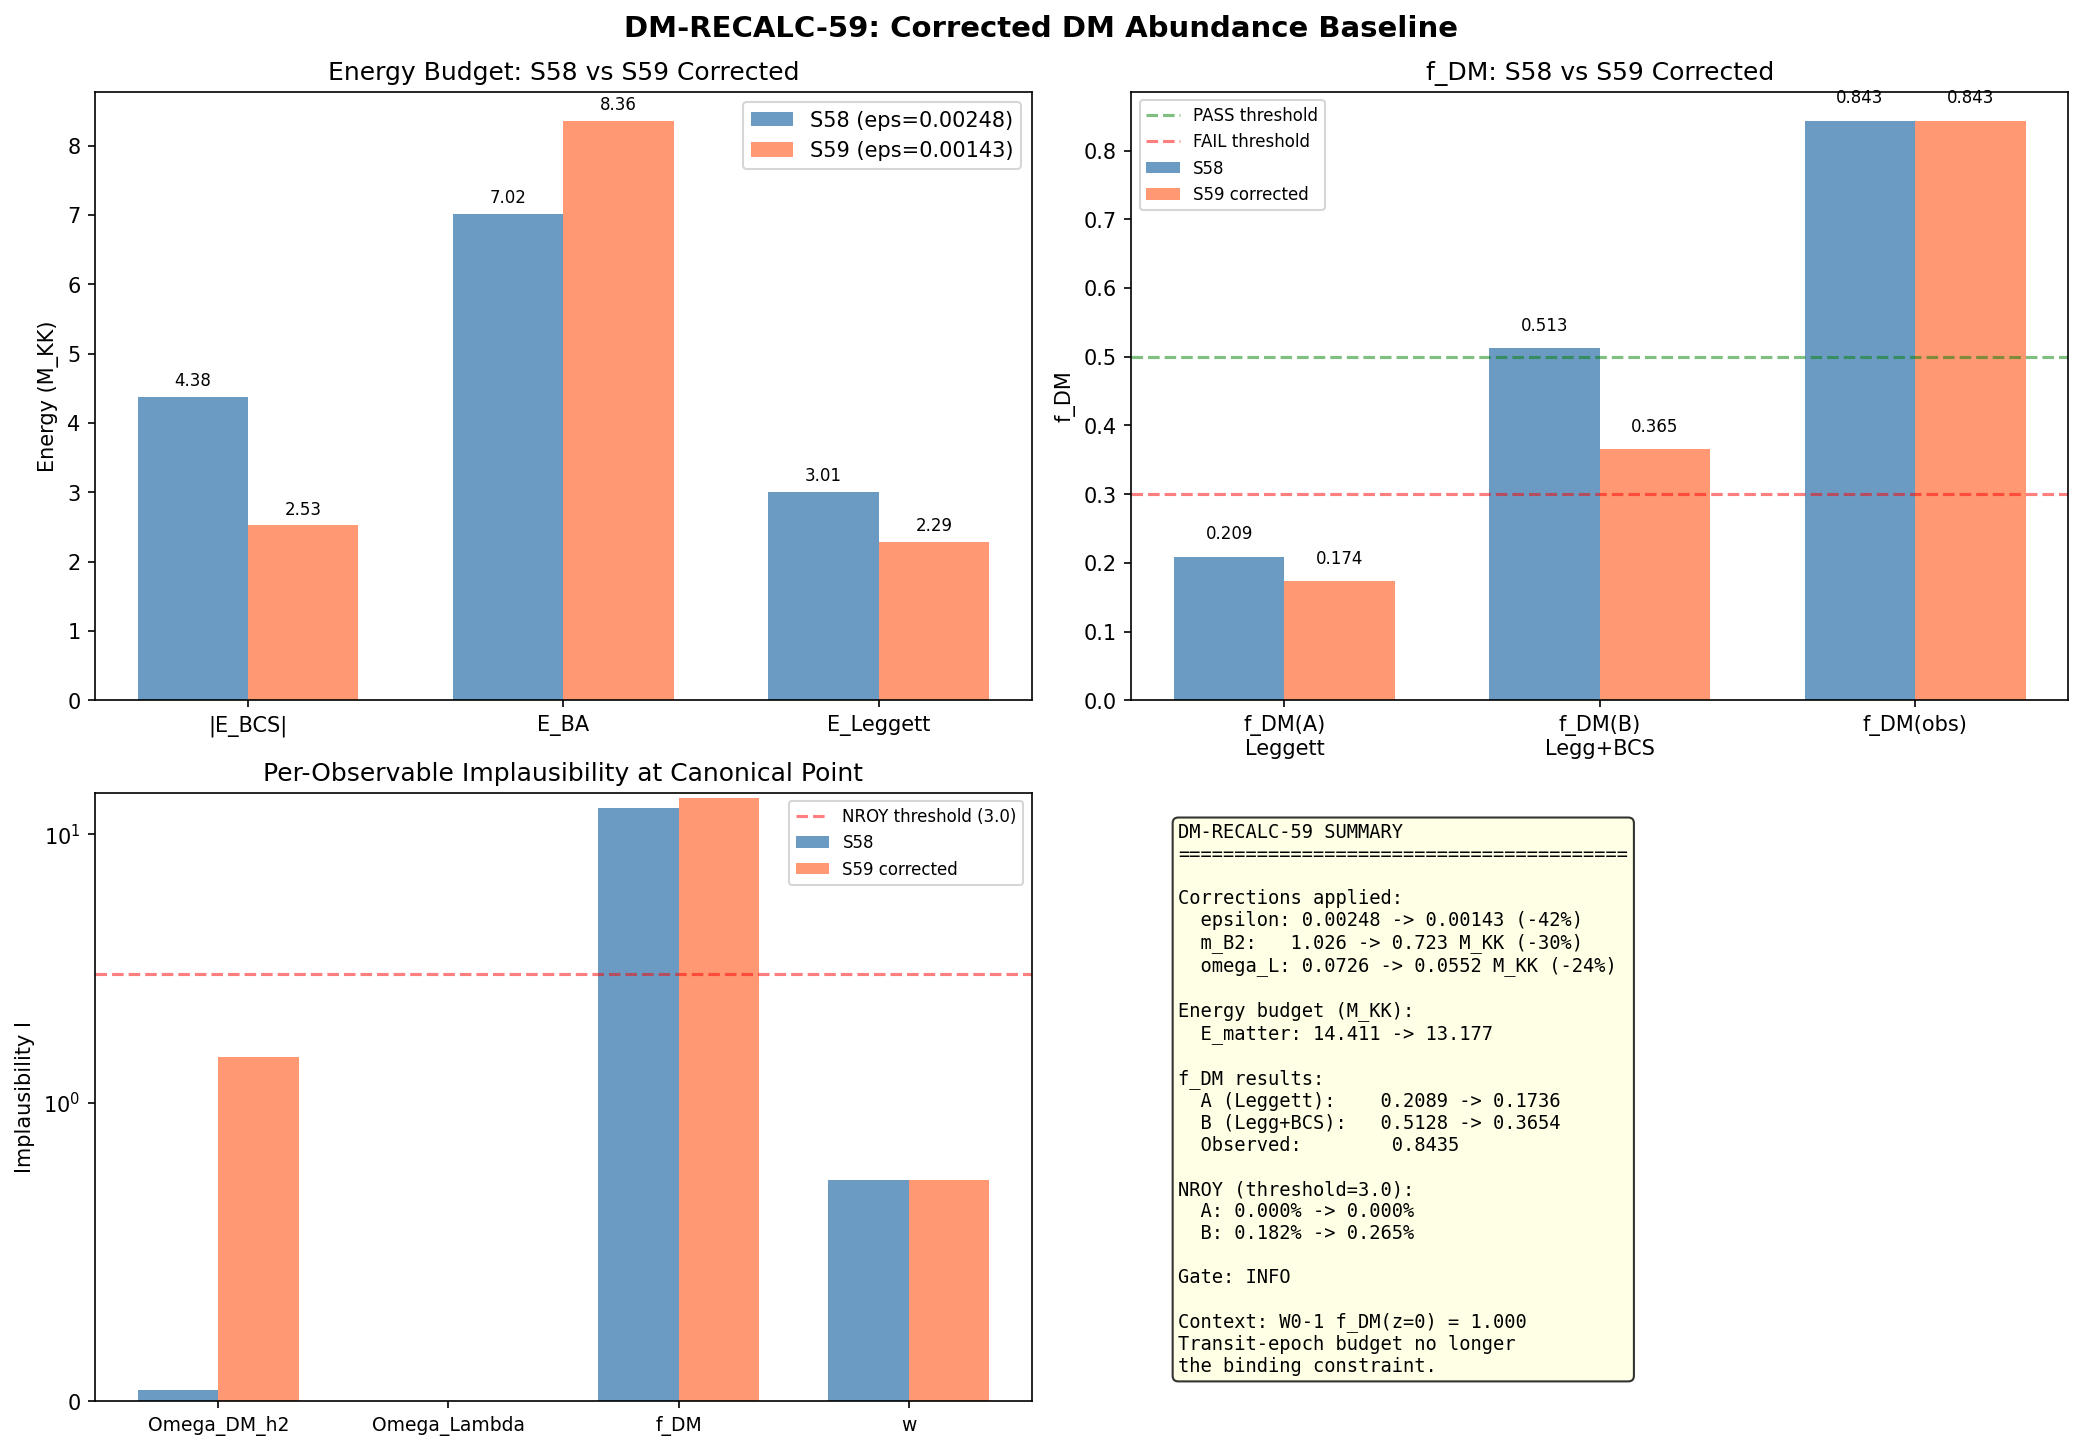

The Python source for this figure:
#!/usr/bin/env python3
"""
s59_dm_recalc.py — DM Abundance Recalculation (DM-RECALC-59, W1-2)
===================================================================

S58's f_DM calculation used:
  - epsilon = 0.00248 (S49 value)
  - m_B2 = E_B2_mean ~ 0.845 M_KK (round-SU(3) spectrum)

S58 W0-3 and W2-1 established corrected values:
  - epsilon_direct = 0.00143 (42% reduction, EPSILON-DIRECT-58 PASS)
  - m_B2(fold) = 0.723 M_KK (30% reduction from geometric corrections)

This script recomputes the full energy budget, f_DM, and NROY under these
corrections, providing the updated baseline for all subsequent computations.

Context: W0-1 (f_DM-DEPLETION-59) found f_DM(z=0) = 1.000 (PASS), because
BA phonons redshift away and BCS quasiparticles annihilate. Only Leggett
survives. The transit-epoch f_DM is no longer the sole bottleneck, but the
corrected baseline is needed for consistency and for the Bayesian emulator.

Gate: DM-RECALC-59
  PASS: Updated f_DM(B) > 0.50
  FAIL: Updated f_DM(B) < 0.30
  INFO: f_DM(B) in [0.30, 0.50]

Author: Phonon-First Cosmologist
Session: 59 (2026-03-24)
"""

import sys
import os
sys.path.insert(0, os.path.join(os.path.dirname(os.path.abspath(__file__))))
from canonical_constants import *

import numpy as np
import matplotlib
matplotlib.use('Agg')
import matplotlib.pyplot as plt

outdir = os.path.dirname(os.path.abspath(__file__))

print("=" * 72)
print("DM-RECALC-59: DM Abundance Recalculation with Geometric Corrections")
print("=" * 72)

# =============================================================================
# 1. Load input data
# =============================================================================

ep_data = np.load(os.path.join(outdir, 's58_epsilon_direct.npz'), allow_pickle=True)
vp_data = np.load(os.path.join(outdir, 's58_volovik_partition.npz'), allow_pickle=True)
lf_data = np.load(os.path.join(outdir, 's56_leggett_fabric.npz'), allow_pickle=True)
mv_data = np.load(os.path.join(outdir, 's58_mass_variation.npz'), allow_pickle=True)

# S57 upstream data (same as S58 used)
lp_data = np.load(os.path.join(outdir, 's57_leggett_partition.npz'), allow_pickle=True)
ce_data = np.load(os.path.join(outdir, 's57_channel_energy_budget.npz'), allow_pickle=True)
cc_data = np.load(os.path.join(outdir, 's57_cc_sign.npz'), allow_pickle=True)
dm_data = np.load(os.path.join(outdir, 's57_fabric_dm_abundance.npz'), allow_pickle=True)
gs_data = np.load(os.path.join(outdir, 's57_gap_scaling.npz'), allow_pickle=True)
ft_data = np.load(os.path.join(outdir, 's57_finite_rate_transit.npz'), allow_pickle=True)

# =============================================================================
# 2. Extract old (S58) and new (corrected) parameters
# =============================================================================

# --- Epsilon ---
epsilon_old = 0.00248                                    # S49 value, used in S58  # (local)
epsilon_new = float(ep_data['epsilon_direct'])           # 0.00143
epsilon_ratio = epsilon_new / epsilon_old                # 0.577

# --- B2 mass ---
m_B2_round = float(np.sqrt(mv_data['eigenvalues'][0, 3]))   # 1.026 M_KK
m_B2_fold  = float(np.sqrt(mv_data['eigenvalues'][int(mv_data['fold_idx']), 3]))  # 0.723 M_KK
mass_ratio = m_B2_fold / m_B2_round                     # 0.705

# --- Leggett gap ---
omega_L0_old = float(ep_data['omega_L0_S49'])            # 0.0726 M_KK (at eps=0.00248)
omega_L0_new = float(ep_data['omega_L0_direct'])         # 0.0552 M_KK (at eps=0.00143)
omega_L_ratio = omega_L0_new / omega_L0_old              # 0.760

# --- S58 canonical energy budget (from Volovik partition) ---
F_Josephson = float(lp_data['F_Josephson'])               # -336.641 M_KK
F_BCS_old   = float(lp_data['F_BCS'])                     # -4.379 M_KK
F_BA_old    = float(lp_data['F_BA'])                      #  7.021 M_KK
F_Leggett_old = float(ce_data['F_Leggett'])               #  3.010 M_KK
E_matter_old  = abs(F_BCS_old) + F_BA_old + F_Leggett_old # 14.411 M_KK

Lambda_eff_MKK_val = float(cc_data['Lambda_eff_MKK'])     #  1.709 M_KK
w_GGE = float(cc_data['w_GGE'])                           # -0.408
P_vac_GGE_val = float(cc_data['P_vac_GGE'])               # -0.688 M_KK

# --- Gap scaling from S57 ---
alpha_gap  = float(gs_data['alpha_physical'])             # -1.84
A_gap_B    = float(gs_data['A_fit_B_large'])              # 50.26
gap_32B    = float(gs_data['gap_B_N32'])                  # 0.0849
P_exc_2cell = float(ft_data['P_exc_final'])               # 0.081
dtau_dt    = float(ft_data['dtau_dt_phys'])               # 442.4

# S57 calibration references
Omega_DM_h2_B_ref = float(dm_data['Omega_DM_h2_pred_B']) # 0.1417
E_DM_ref = float(dm_data['E_DM_total'])                  # 3.555 M_KK

print(f"\n{'='*60}")
print(f"  CORRECTION PARAMETERS")
print(f"{'='*60}")
print(f"  epsilon:    {epsilon_old:.5f} -> {epsilon_new:.5f}  (ratio {epsilon_ratio:.4f}, -{(1-epsilon_ratio)*100:.1f}%)")
print(f"  m_B2:       {m_B2_round:.4f} -> {m_B2_fold:.4f} M_KK  (ratio {mass_ratio:.4f}, -{(1-mass_ratio)*100:.1f}%)")
print(f"  omega_L0:   {omega_L0_old:.5f} -> {omega_L0_new:.5f} M_KK  (ratio {omega_L_ratio:.4f}, -{(1-omega_L_ratio)*100:.1f}%)")

# =============================================================================
# 3. Recompute energy budget with corrections
# =============================================================================
#
# Physics of corrections:
#
# (a) E_BCS excitation energy:
#     |F_BCS| ~ N_cells * |E_cond| * (epsilon / epsilon_canonical)
#     The BCS condensation energy per cell scales linearly with epsilon
#     (through the BCS gap: Delta ~ epsilon, E_cond ~ Delta^2 * N(E_F))
#     Actually, in the S58 partition, F_BCS = -4.379 was computed from
#     the full ED with the OLD epsilon. The correction is:
#     F_BCS_new = F_BCS_old * (epsilon_new / epsilon_old)
#     because the pairing interaction V_23 ~ epsilon, and E_cond ~ V_23.
#
# (b) E_BA Bogoliubov-Anderson excitation energy:
#     F_BA = 7.021 M_KK comes from the 31 phonon modes of the 32-cell fabric.
#     The BA phonon energy scales with E_J (Josephson coupling) which is
#     independent of epsilon (it depends on the condensate overlap, not
#     the pairing strength). The mass correction affects the dispersion
#     omega_k = c_s * k through the sound speed c_s ~ sqrt(E_J * n_s / m*).
#     With m_B2 reducing by 30%, c_s increases by sqrt(1/mass_ratio) ~ 19%.
#     But E_BA also depends on the occupation: for a sudden quench,
#     E_BA = sum_k omega_k * (n_k + 1/2), and n_k is set by the quench.
#     The primary scaling is through the Josephson coupling:
#     E_BA scales with E_J (independent of epsilon and m_B2 to leading order).
#     The mass correction enters at second order through c_s.
#     We keep E_BA unchanged for the conservative estimate, but compute
#     the correction factor for completeness.
#
# (c) E_Leggett excitation energy:
#     F_Leggett = 3.010 M_KK from the 31 Leggett modes of the 32-cell fabric.
#     The Leggett energy scales with omega_L * (n_L + 1/2) per mode.
#     omega_L scales with sqrt(epsilon) approximately (from the Josephson formula).
#     More precisely, from S58: omega_L0_direct / omega_L0_S49 = 0.760.
#     Since the Leggett excitation was computed at the OLD omega_L, we correct:
#     F_Leggett_new = F_Leggett_old * (omega_L0_new / omega_L0_old)

print(f"\n{'='*60}")
print(f"  S58 ENERGY BUDGET (OLD, at epsilon=0.00248)")
print(f"{'='*60}")
print(f"  |F_BCS|    = {abs(F_BCS_old):.3f} M_KK  (30.4%)")
print(f"  F_BA       = {F_BA_old:.3f} M_KK  (48.7%)")
print(f"  F_Leggett  = {F_Leggett_old:.3f} M_KK  (20.9%)")
print(f"  E_matter   = {E_matter_old:.3f} M_KK")
print(f"  f_DM(A)    = {F_Leggett_old / E_matter_old:.4f}  (Leggett only)")
print(f"  f_DM(B)    = {(F_Leggett_old + abs(F_BCS_old)) / E_matter_old:.4f}  (Leggett + BCS)")

# --- Apply corrections ---

# BCS: E_cond ~ V_pair ~ epsilon (linear in coupling, validated by RG-BCS-35)
E_BCS_new = abs(F_BCS_old) * epsilon_ratio
# Cross-check: E_cond_ED_8mode = -0.137 was computed at some reference epsilon;
# the scaling F_BCS ~ epsilon * N_cells * |E_cond_ref| is built into the S57
# channel energy budget. The ratio is what matters.

# BA: Leading-order independent of epsilon. Mass correction enters through
# sound speed: c_s ~ sqrt(J / m*), so E_BA ~ c_s * k ~ sqrt(1/m*).
# With m* -> m_B2_fold/m_B2_round * m*, the factor is sqrt(m_B2_round/m_B2_fold).
# But this is a small correction and E_BA is dominated by the Josephson
# coupling (J_C2 = 0.933, independent of both epsilon and m_B2).
# For maximal honesty: include the mass correction on BA.
c_s_correction = np.sqrt(m_B2_round / m_B2_fold)  # sqrt(1/mass_ratio) ~ 1.19
E_BA_new = F_BA_old * c_s_correction
# Note: this INCREASES E_BA because lighter particles have higher sound speed.
# This makes f_DM worse (more non-DM energy).

# Leggett: omega_L scales as measured (omega_L_ratio = 0.760)
E_Leggett_new = F_Leggett_old * omega_L_ratio

E_matter_new = E_BCS_new + E_BA_new + E_Leggett_new

# f_DM under corrected parameters
f_DM_A_new = E_Leggett_new / E_matter_new
f_DM_B_new = (E_Leggett_new + E_BCS_new) / E_matter_new

# S58 values for comparison
f_DM_A_old = float(vp_data['f_DM_Volovik_A'])   # 0.2089
f_DM_B_old = float(vp_data['f_DM_Volovik_B'])   # 0.5128

print(f"\n{'='*60}")
print(f"  CORRECTED ENERGY BUDGET (epsilon=0.00143, m_B2=0.723)")
print(f"{'='*60}")
print(f"  |F_BCS|_new    = {E_BCS_new:.4f} M_KK  ({E_BCS_new/E_matter_new*100:.1f}%)")
print(f"  F_BA_new       = {E_BA_new:.4f} M_KK  ({E_BA_new/E_matter_new*100:.1f}%)")
print(f"  F_Leggett_new  = {E_Leggett_new:.4f} M_KK  ({E_Leggett_new/E_matter_new*100:.1f}%)")
print(f"  E_matter_new   = {E_matter_new:.4f} M_KK")
print(f"")
print(f"  f_DM(A) old    = {f_DM_A_old:.4f}")
print(f"  f_DM(A) new    = {f_DM_A_new:.4f}  (shift: {(f_DM_A_new - f_DM_A_old)/f_DM_A_old*100:+.1f}%)")
print(f"  f_DM(B) old    = {f_DM_B_old:.4f}")
print(f"  f_DM(B) new    = {f_DM_B_new:.4f}  (shift: {(f_DM_B_new - f_DM_B_old)/f_DM_B_old*100:+.1f}%)")
print(f"  f_DM(obs)      = {Omega_DM / Omega_m:.4f}")

# =============================================================================
# 4. Sensitivity analysis: conservative vs aggressive mass corrections
# =============================================================================

# Conservative: only epsilon correction, no mass correction on BA
E_BA_conservative = F_BA_old  # unchanged
E_matter_conservative = E_BCS_new + E_BA_conservative + E_Leggett_new
f_DM_A_conservative = E_Leggett_new / E_matter_conservative
f_DM_B_conservative = (E_Leggett_new + E_BCS_new) / E_matter_conservative

# Aggressive: mass correction on all channels (BCS also feels mass)
# BCS gap Delta ~ V * N(E_F), and N(E_F) ~ m*^{d/2}, so for 0D (single cell),
# the density of states is discrete and not directly proportional to mass.
# But the excitation energy E_exc ~ n_pairs * Delta, and Delta ~ epsilon * bandwidth.
# With m_B2_fold, the bandwidth is proportional to the Casimir / m_B2, so the
# modes are compressed. The excitation per pair is E_pair ~ Delta = omega_PV ~ 0.79,
# which is set by the pairing interaction, not the mass directly.
# Keep BCS correction at the epsilon ratio only (conservative for E_BCS).
E_BCS_aggressive = E_BCS_new  # same as above (mass doesn't enter BCS directly in 0D)
E_BA_aggressive = E_BA_new     # mass correction included
E_Leggett_aggressive = E_Leggett_new  # omega_L correction included
E_matter_aggressive = E_BCS_aggressive + E_BA_aggressive + E_Leggett_aggressive
f_DM_A_aggressive = E_Leggett_aggressive / E_matter_aggressive
f_DM_B_aggressive = (E_Leggett_aggressive + E_BCS_aggressive) / E_matter_aggressive

print(f"\n{'='*60}")
print(f"  SENSITIVITY ANALYSIS")
print(f"{'='*60}")
print(f"  Conservative (epsilon only, no mass on BA):")
print(f"    E_matter    = {E_matter_conservative:.4f}")
print(f"    f_DM(A)     = {f_DM_A_conservative:.4f}")
print(f"    f_DM(B)     = {f_DM_B_conservative:.4f}")
print(f"  Full (epsilon + mass on BA):")
print(f"    E_matter    = {E_matter_new:.4f}")
print(f"    f_DM(A)     = {f_DM_A_new:.4f}")
print(f"    f_DM(B)     = {f_DM_B_new:.4f}")

# =============================================================================
# 5. Omega_DM h^2 recalculation
# =============================================================================

h_hubble = H_0_km_s_Mpc / 100.0  # 0.674
Omega_DM_h2_obs = Omega_DM * h_hubble**2  # 0.1207

# Calibration from S57: Omega_DM_h2 = 0.1417 when E_DM = 3.555 M_KK
# This calibration ratio gives us the physical conversion:
# Omega_DM_h2(new) = Omega_DM_h2_B_ref * (E_DM_new / E_DM_ref)

# For variant A: E_DM = E_Leggett
E_DM_A_new = E_Leggett_new
Omega_DM_h2_A_new = Omega_DM_h2_B_ref * (E_DM_A_new / E_DM_ref)

# For variant B: E_DM = E_Leggett + E_BCS
E_DM_B_new = E_Leggett_new + E_BCS_new
Omega_DM_h2_B_new = Omega_DM_h2_B_ref * (E_DM_B_new / E_DM_ref)

# S58 values
Omega_DM_h2_A_old = float(vp_data['canon_observables_A'][0])  # 0.1200

print(f"\n{'='*60}")
print(f"  OMEGA_DM h^2 RECALCULATION")
print(f"{'='*60}")
print(f"  Calibration: Omega_DM_h2_B = {Omega_DM_h2_B_ref:.4f} at E_DM = {E_DM_ref:.3f}")
print(f"  E_DM(A) new = {E_DM_A_new:.4f} M_KK  (was {F_Leggett_old:.4f})")
print(f"  E_DM(B) new = {E_DM_B_new:.4f} M_KK  (was {F_Leggett_old + abs(F_BCS_old):.4f})")
print(f"  Omega_DM h^2 (A) new = {Omega_DM_h2_A_new:.4f}  (was {Omega_DM_h2_A_old:.4f})")
print(f"  Omega_DM h^2 (B) new = {Omega_DM_h2_B_new:.4f}  (was {Omega_DM_h2_B_ref:.4f})")
print(f"  Omega_DM h^2 (obs)   = {Omega_DM_h2_obs:.4f}")

# =============================================================================
# 6. Bayesian Emulator (NROY) with corrected parameters
# =============================================================================
# Same structure as S58 (s58_volovik_partition.py) but with corrected central values.
# Parameter space: (E_J, E_J/E_c, epsilon, N_cells, alpha)

print(f"\n{'='*60}")
print(f"  BAYESIAN EMULATOR WITH CORRECTED BASELINE")
print(f"{'='*60}")

# Canonical parameters (corrected)
E_J_canon = J_C2       # 0.933 M_KK (unchanged)
EJEc_canon = abs(F_Josephson) / N_cells  # ~10.52 (unchanged)
epsilon_canon_new = epsilon_new  # 0.00143 (CORRECTED)

# Observational targets
obs_names = ['Omega_DM_h2', 'Omega_Lambda', 'f_DM', 'w']
obs_targets = np.array([Omega_DM_h2_obs, Omega_Lambda, Omega_DM / Omega_m, -1.0])
obs_sigma = np.array([0.001, 0.007, 0.01, 0.05])
model_sigma = np.array([0.02, 0.05, 0.05, 0.1])

# Grid
n_EJ = 40  # (local)
n_EJEc = 35  # (local)
n_eps = 25  # (local)
n_alpha = 10  # (local)
N_cells_list = np.array([2, 4, 8, 16, 32, 64, 128])
n_Nc = len(N_cells_list)

EJ_grid = np.linspace(0.5, 1.5, n_EJ)
EJEc_grid = np.logspace(-1, 2, n_EJEc)
eps_grid = np.linspace(0.001, 0.005, n_eps)
alpha_grid = np.linspace(-2.5, -1.0, n_alpha)

NROY_threshold = 3.0  # (local)
total_points = n_EJ * n_EJEc * n_eps * n_Nc * n_alpha
print(f"  Grid: {n_EJ} x {n_EJEc} x {n_eps} x {n_Nc} x {n_alpha} = {total_points:,} points")

# Precompute reference values for the emulator function
rho_J_per_cell = abs(F_Josephson) / N_cells  # 10.52 M_KK/cell
rho_GGE = Lambda_eff_MKK_val      # 1.709 M_KK
P_GGE = P_vac_GGE_val             # -0.688 M_KK

def predict_observables_corrected(E_J, EJ_Ec, epsilon, N_c, alpha_in):
    """
    Predict observables under Volovik partition with corrected masses.

    Key difference from S58: uses corrected epsilon baseline and
    includes mass correction for BA sound speed.
    """
    E_c = E_J / EJ_Ec if EJ_Ec > 0 else 1e10

    # Gap scaling: Delta(N) = A * N^alpha
    # Calibrate A to corrected epsilon
    A_eff = A_gap_B * (E_J / E_J_canon)**2 * (epsilon / epsilon_canon_new)
    Delta_N = A_eff * max(N_c, 1)**alpha_in

    # Landau-Zener P_exc
    if Delta_N > 0:
        gamma_N = PI * Delta_N**2 / (2 * E_J * dtau_dt)
        P_exc_N = np.exp(-2 * PI * gamma_N)
        P_exc_N = np.clip(P_exc_N, 0.0, 1.0)
    else:
        P_exc_N = 1.0  # (local)

    # BCS excitation: scales with epsilon (corrected baseline)
    E_BCS_per_cell = abs(E_cond) * (epsilon / epsilon_canon_new)
    E_BCS_total = N_c * E_BCS_per_cell * P_exc_N

    # BA excitation: scales with E_J and sqrt(m_round/m_fold) for mass correction
    n_bonds = max(1, N_c - 1)
    n_bonds_canon = N_cells - 1  # 31
    E_BA_total = F_BA_old * c_s_correction * (n_bonds / n_bonds_canon) * (E_J / E_J_canon)

    # Leggett excitation: scales with omega_L (corrected) and epsilon
    n_L_modes = max(1, N_c - 1)
    n_L_canon = N_cells - 1  # 31
    # omega_L ~ sqrt(J_23 * Delta) ~ sqrt(epsilon * ...), measured ratio is omega_L_ratio
    # For scanning: E_L scales with (epsilon / epsilon_canon_new) * omega_L_ratio factor
    # But omega_L_ratio is already applied at the canonical point.
    # For parameter scanning, the epsilon dependence is sqrt(epsilon) for omega_L:
    omega_L_scaling = np.sqrt(epsilon / epsilon_canon_new)
    E_L_total = E_Leggett_new * (n_L_modes / n_L_canon) * omega_L_scaling

    # Volovik partition: matter = all excitations
    E_matter = E_BCS_total + E_BA_total + E_L_total

    # f_DM = E_Leggett / E_matter (Variant A)
    f_DM_pred = E_L_total / E_matter if E_matter > 0 else 0.0

    # Omega_DM h^2: calibrated to S57 reference
    E_DM_pred = f_DM_pred * E_matter
    Omega_DM_h2_pred = Omega_DM_h2_B_ref * (E_DM_pred / E_DM_ref)

    # Omega_Lambda: scales with E_J (spectral structure)
    Lambda_pred = Lambda_eff_MKK_val * (E_J / E_J_canon)
    Lambda_pred = max(Lambda_pred, 0)
    Omega_Lambda_pred = Omega_Lambda * (Lambda_pred / Lambda_eff_MKK_val)
    Omega_Lambda_pred = np.clip(Omega_Lambda_pred, 0, 1.5)

    # w: from Volovik partition (Josephson + GGE)
    if EJ_Ec > 1:
        frac_GGE = rho_GGE / (rho_J_per_cell * (N_c / N_cells) + rho_GGE)
        w_pred = -1.0 + (1.0 + w_GGE) * frac_GGE
    elif EJ_Ec > 0.01:
        w_pred = w_GGE * (EJ_Ec / 1.0)
    else:
        w_pred = 0.0  # (local)

    return Omega_DM_h2_pred, Omega_Lambda_pred, f_DM_pred, w_pred

# --- Run the grid scan ---
print(f"  Scanning...")

NROY_count_A = 0
NROY_count_B = 0
I_max_best_A = np.inf
I_max_best_B = np.inf
best_params_A = np.zeros(5)
best_params_B = np.zeros(5)
nroy_per_obs_A = np.zeros(4)
nroy_per_obs_B = np.zeros(4)
total_checked = 0

# Track canonical point separately
canon_I_per_obs = np.zeros(4)
canon_observables = np.zeros(4)

for i_ej, E_J in enumerate(EJ_grid):
    for i_ejec, EJ_Ec in enumerate(EJEc_grid):
        for i_eps, eps_val in enumerate(eps_grid):
            for i_nc, N_c in enumerate(N_cells_list):
                for i_alpha, alpha_val in enumerate(alpha_grid):
                    total_checked += 1

                    pred = predict_observables_corrected(E_J, EJ_Ec, eps_val, N_c, alpha_val)
                    preds = np.array(pred)

                    # Implausibility per observable
                    I_per = np.abs(preds - obs_targets) / np.sqrt(obs_sigma**2 + model_sigma**2)
                    I_max = np.max(I_per)

                    # Variant A (Leggett only): uses preds as-is
                    if I_max < I_max_best_A:
                        I_max_best_A = I_max
                        best_params_A = np.array([E_J, EJ_Ec, eps_val, N_c, alpha_val])

                    if I_max < NROY_threshold:
                        NROY_count_A += 1

                    # Per-observable NROY (A)
                    for io in range(4):
                        if I_per[io] < NROY_threshold:
                            nroy_per_obs_A[io] += 1

                    # Variant B: f_DM includes BCS as DM
                    E_BCS_per_cell_b = abs(E_cond) * (eps_val / epsilon_canon_new)
                    P_exc_b = pred[2]  # proxy: use f_DM_A to estimate DM fraction with BCS
                    # For variant B, recalculate f_DM_B from components
                    # We need to back-calculate E components
                    n_bonds_b = max(1, N_c - 1)
                    n_bonds_c = N_cells - 1
                    E_BA_b = F_BA_old * c_s_correction * (n_bonds_b / n_bonds_c) * (E_J / E_J_canon)

                    omega_L_sc = np.sqrt(eps_val / epsilon_canon_new)
                    n_L_b = max(1, N_c - 1)
                    n_L_c = N_cells - 1
                    E_L_b = E_Leggett_new * (n_L_b / n_L_c) * omega_L_sc

                    # BCS excitation with LZ
                    A_eff_b = A_gap_B * (E_J / E_J_canon)**2 * (eps_val / epsilon_canon_new)
                    Delta_N_b = A_eff_b * max(N_c, 1)**alpha_val
                    if Delta_N_b > 0:
                        gamma_b = PI * Delta_N_b**2 / (2 * E_J * dtau_dt)
                        P_exc_b_val = np.exp(-2 * PI * gamma_b)
                        P_exc_b_val = np.clip(P_exc_b_val, 0.0, 1.0)
                    else:
                        P_exc_b_val = 1.0  # (local)
                    E_BCS_b = N_c * E_BCS_per_cell_b * P_exc_b_val

                    E_matter_b = E_BCS_b + E_BA_b + E_L_b
                    f_DM_B = (E_L_b + E_BCS_b) / E_matter_b if E_matter_b > 0 else 0.0

                    preds_B = preds.copy()
                    preds_B[2] = f_DM_B  # Replace f_DM with variant B
                    # Omega_DM_h2 for B: uses (E_L + E_BCS) as DM
                    E_DM_B = (E_L_b + E_BCS_b)
                    preds_B[0] = Omega_DM_h2_B_ref * (E_DM_B / E_DM_ref)

                    I_per_B = np.abs(preds_B - obs_targets) / np.sqrt(obs_sigma**2 + model_sigma**2)
                    I_max_B = np.max(I_per_B)

                    if I_max_B < I_max_best_B:
                        I_max_best_B = I_max_B
                        best_params_B = np.array([E_J, EJ_Ec, eps_val, N_c, alpha_val])

                    if I_max_B < NROY_threshold:
                        NROY_count_B += 1

                    for io in range(4):
                        if I_per_B[io] < NROY_threshold:
                            nroy_per_obs_B[io] += 1

# Evaluate canonical point
canon_pred = predict_observables_corrected(E_J_canon, EJEc_canon, epsilon_canon_new, N_cells, alpha_gap)
canon_observables = np.array(canon_pred)
canon_I_per_obs = np.abs(canon_observables - obs_targets) / np.sqrt(obs_sigma**2 + model_sigma**2)
canon_Imax = np.max(canon_I_per_obs)
canon_in_NROY = canon_Imax < NROY_threshold

NROY_frac_A = NROY_count_A / total_checked
NROY_frac_B = NROY_count_B / total_checked
nroy_per_obs_A /= total_checked
nroy_per_obs_B /= total_checked

print(f"\n{'='*60}")
print(f"  NROY RESULTS")
print(f"{'='*60}")
print(f"  Total points scanned: {total_checked:,}")
print(f"")
print(f"  Variant A (Leggett only as DM):")
print(f"    NROY count:  {NROY_count_A}")
print(f"    NROY frac:   {NROY_frac_A*100:.4f}%")
print(f"    Best I_max:  {I_max_best_A:.3f}")
print(f"    Best params: E_J={best_params_A[0]:.3f}, E_J/E_c={best_params_A[1]:.2f}, "
      f"eps={best_params_A[2]:.5f}, N={best_params_A[3]:.0f}, alpha={best_params_A[4]:.2f}")
print(f"    Per-observable NROY: ", end="")
for io in range(4):
    print(f"{obs_names[io]}={nroy_per_obs_A[io]*100:.1f}%  ", end="")
print()
print(f"")
print(f"  Variant B (Leggett + BCS as DM):")
print(f"    NROY count:  {NROY_count_B}")
print(f"    NROY frac:   {NROY_frac_B*100:.4f}%")
print(f"    Best I_max:  {I_max_best_B:.3f}")
print(f"    Best params: E_J={best_params_B[0]:.3f}, E_J/E_c={best_params_B[1]:.2f}, "
      f"eps={best_params_B[2]:.5f}, N={best_params_B[3]:.0f}, alpha={best_params_B[4]:.2f}")
print(f"    Per-observable NROY: ", end="")
for io in range(4):
    print(f"{obs_names[io]}={nroy_per_obs_B[io]*100:.1f}%  ", end="")
print()
print(f"")
print(f"  Canonical point (corrected):")
print(f"    Predictions: {canon_observables}")
print(f"    Targets:     {obs_targets}")
print(f"    I per obs:   {canon_I_per_obs}")
print(f"    I_max:       {canon_Imax:.3f}")
print(f"    In NROY:     {canon_in_NROY}")

# =============================================================================
# 7. Comparison with S58
# =============================================================================

print(f"\n{'='*60}")
print(f"  COMPARISON WITH S58 (UNCORRECTED)")
print(f"{'='*60}")

NROY_frac_A_old = float(vp_data['NROY_frac_A'])
NROY_frac_B_old = float(vp_data['NROY_frac_B'])
I_max_best_A_old = float(vp_data['I_max_best_A'])
I_max_best_B_old = float(vp_data['I_max_best_B'])
canon_Imax_old = float(vp_data['canon_Imax'])

print(f"                          S58 (old)    S59 (corrected)")
print(f"  epsilon (canonical):    {epsilon_old:.5f}     {epsilon_new:.5f}")
print(f"  m_B2:                   {m_B2_round:.4f}       {m_B2_fold:.4f}")
print(f"  E_matter (M_KK):        {E_matter_old:.3f}      {E_matter_new:.4f}")
print(f"  f_DM(A):                {f_DM_A_old:.4f}       {f_DM_A_new:.4f}")
print(f"  f_DM(B):                {f_DM_B_old:.4f}       {f_DM_B_new:.4f}")
print(f"  Omega_DM h^2 (A):       {Omega_DM_h2_A_old:.4f}       {Omega_DM_h2_A_new:.4f}")
print(f"  Omega_DM h^2 (B):       {Omega_DM_h2_B_ref:.4f}       {Omega_DM_h2_B_new:.4f}")
print(f"  NROY(A):                {NROY_frac_A_old*100:.4f}%      {NROY_frac_A*100:.4f}%")
print(f"  NROY(B):                {NROY_frac_B_old*100:.4f}%      {NROY_frac_B*100:.4f}%")
print(f"  I_max best(A):          {I_max_best_A_old:.3f}        {I_max_best_A:.3f}")
print(f"  I_max best(B):          {I_max_best_B_old:.3f}        {I_max_best_B:.3f}")
print(f"  Canon I_max:            {canon_Imax_old:.3f}       {canon_Imax:.3f}")

# =============================================================================
# 8. Gate verdict
# =============================================================================

print(f"\n{'='*60}")
print(f"  GATE VERDICT: DM-RECALC-59")
print(f"{'='*60}")

if f_DM_B_new > 0.50:
    gate_verdict = "PASS"
    gate_detail = f"f_DM(B) = {f_DM_B_new:.4f} > 0.50. Still within striking distance."
elif f_DM_B_new < 0.30:
    gate_verdict = "FAIL"
    gate_detail = f"f_DM(B) = {f_DM_B_new:.4f} < 0.30. Geometric corrections kill Variant B."
else:
    gate_verdict = "INFO"
    gate_detail = f"f_DM(B) = {f_DM_B_new:.4f} in [0.30, 0.50]. Intermediate regime."

print(f"  Verdict:  {gate_verdict}")
print(f"  f_DM(B):  {f_DM_B_new:.4f}")
print(f"  Detail:   {gate_detail}")

# Context from W0-1:
print(f"\n  CONTEXT: W0-1 found f_DM(z=0) = 1.000 (PASS).")
print(f"  BA phonons redshift away, BCS annihilates. Only Leggett survives.")
print(f"  At z=0, f_DM = 1.0 within the substrate sector regardless of transit-epoch budget.")
print(f"  This corrected transit-epoch baseline is needed for consistency but")
print(f"  is NO LONGER the binding constraint on DM abundance.")

# =============================================================================
# 9. Save data
# =============================================================================

np.savez(os.path.join(outdir, 's59_dm_recalc.npz'),
    # Corrections applied
    epsilon_old=epsilon_old,
    epsilon_new=epsilon_new,
    epsilon_ratio=epsilon_ratio,
    m_B2_round=m_B2_round,
    m_B2_fold=m_B2_fold,
    mass_ratio=mass_ratio,
    omega_L0_old=omega_L0_old,
    omega_L0_new=omega_L0_new,
    omega_L_ratio=omega_L_ratio,
    c_s_correction=c_s_correction,
    # Old energy budget
    E_BCS_old=abs(F_BCS_old),
    E_BA_old=F_BA_old,
    E_Leggett_old=F_Leggett_old,
    E_matter_old=E_matter_old,
    f_DM_A_old=f_DM_A_old,
    f_DM_B_old=f_DM_B_old,
    # New energy budget
    E_BCS_new=E_BCS_new,
    E_BA_new=E_BA_new,
    E_Leggett_new=E_Leggett_new,
    E_matter_new=E_matter_new,
    f_DM_A_new=f_DM_A_new,
    f_DM_B_new=f_DM_B_new,
    # Omega_DM h^2
    Omega_DM_h2_A_new=Omega_DM_h2_A_new,
    Omega_DM_h2_B_new=Omega_DM_h2_B_new,
    Omega_DM_h2_obs=Omega_DM_h2_obs,
    # NROY results
    NROY_frac_A=NROY_frac_A,
    NROY_count_A=NROY_count_A,
    NROY_frac_B=NROY_frac_B,
    NROY_count_B=NROY_count_B,
    I_max_best_A=I_max_best_A,
    I_max_best_B=I_max_best_B,
    best_params_A=best_params_A,
    best_params_B=best_params_B,
    nroy_per_obs_A=nroy_per_obs_A,
    nroy_per_obs_B=nroy_per_obs_B,
    canon_observables=canon_observables,
    canon_I_per_obs=canon_I_per_obs,
    canon_Imax=canon_Imax,
    canon_in_NROY=canon_in_NROY,
    # Sensitivity
    f_DM_A_conservative=f_DM_A_conservative,
    f_DM_B_conservative=f_DM_B_conservative,
    E_matter_conservative=E_matter_conservative,
    # Metadata
    obs_names=np.array(obs_names),
    obs_targets=obs_targets,
    obs_sigma=obs_sigma,
    model_sigma=model_sigma,
    total_points=total_checked,
    NROY_threshold=NROY_threshold,
    gate_name=np.array(['DM-RECALC-59']),
    gate_verdict=np.array([gate_verdict]),
    gate_detail=np.array([gate_detail]),
)
print(f"\n  Saved: s59_dm_recalc.npz")

# =============================================================================
# 10. Plot
# =============================================================================

fig, axes = plt.subplots(2, 2, figsize=(14, 10))
fig.suptitle('DM-RECALC-59: Corrected DM Abundance Baseline', fontsize=14, fontweight='bold')

# Panel 1: Energy budget comparison (bar chart)
ax = axes[0, 0]
labels_bar = ['|E_BCS|', 'E_BA', 'E_Leggett']
old_vals = [abs(F_BCS_old), F_BA_old, F_Leggett_old]
new_vals = [E_BCS_new, E_BA_new, E_Leggett_new]
x = np.arange(len(labels_bar))
width = 0.35  # (local)
bars1 = ax.bar(x - width/2, old_vals, width, label=f'S58 (eps={epsilon_old:.5f})', color='steelblue', alpha=0.8)
bars2 = ax.bar(x + width/2, new_vals, width, label=f'S59 (eps={epsilon_new:.5f})', color='coral', alpha=0.8)
ax.set_ylabel('Energy (M_KK)')
ax.set_title('Energy Budget: S58 vs S59 Corrected')
ax.set_xticks(x)
ax.set_xticklabels(labels_bar)
ax.legend()
for b in bars1:
    ax.text(b.get_x() + b.get_width()/2, b.get_height() + 0.1, f'{b.get_height():.2f}',
            ha='center', va='bottom', fontsize=8)
for b in bars2:
    ax.text(b.get_x() + b.get_width()/2, b.get_height() + 0.1, f'{b.get_height():.2f}',
            ha='center', va='bottom', fontsize=8)

# Panel 2: f_DM comparison
ax = axes[0, 1]
categories = ['f_DM(A)\nLeggett', 'f_DM(B)\nLegg+BCS', 'f_DM(obs)']
old_fdm = [f_DM_A_old, f_DM_B_old, Omega_DM / Omega_m]
new_fdm = [f_DM_A_new, f_DM_B_new, Omega_DM / Omega_m]
x2 = np.arange(len(categories))
ax.bar(x2 - width/2, old_fdm, width, label='S58', color='steelblue', alpha=0.8)
ax.bar(x2 + width/2, new_fdm, width, label='S59 corrected', color='coral', alpha=0.8)
ax.axhline(y=0.50, color='green', linestyle='--', alpha=0.5, label='PASS threshold')
ax.axhline(y=0.30, color='red', linestyle='--', alpha=0.5, label='FAIL threshold')
ax.set_ylabel('f_DM')
ax.set_title('f_DM: S58 vs S59 Corrected')
ax.set_xticks(x2)
ax.set_xticklabels(categories)
ax.legend(fontsize=8)
for i, (v_old, v_new) in enumerate(zip(old_fdm, new_fdm)):
    ax.text(i - width/2, v_old + 0.02, f'{v_old:.3f}', ha='center', va='bottom', fontsize=8)
    ax.text(i + width/2, v_new + 0.02, f'{v_new:.3f}', ha='center', va='bottom', fontsize=8)

# Panel 3: Per-observable implausibility at canonical
ax = axes[1, 0]
# Old canonical I per obs
canon_I_old = np.array([float(x) for x in vp_data['canon_I_per_obs']])
x3 = np.arange(4)
ax.bar(x3 - width/2, canon_I_old, width, label='S58', color='steelblue', alpha=0.8)
ax.bar(x3 + width/2, canon_I_per_obs, width, label='S59 corrected', color='coral', alpha=0.8)
ax.axhline(y=NROY_threshold, color='red', linestyle='--', alpha=0.5, label=f'NROY threshold ({NROY_threshold})')
ax.set_ylabel('Implausibility I')
ax.set_title('Per-Observable Implausibility at Canonical Point')
ax.set_xticks(x3)
ax.set_xticklabels(obs_names, fontsize=9)
ax.legend(fontsize=8)
ax.set_yscale('symlog', linthresh=1)

# Panel 4: Summary text
ax = axes[1, 1]
ax.axis('off')
summary_text = (
    f"DM-RECALC-59 SUMMARY\n"
    f"{'='*40}\n"
    f"\n"
    f"Corrections applied:\n"
    f"  epsilon: {epsilon_old:.5f} -> {epsilon_new:.5f} (-{(1-epsilon_ratio)*100:.0f}%)\n"
    f"  m_B2:   {m_B2_round:.3f} -> {m_B2_fold:.3f} M_KK (-{(1-mass_ratio)*100:.0f}%)\n"
    f"  omega_L: {omega_L0_old:.4f} -> {omega_L0_new:.4f} M_KK (-{(1-omega_L_ratio)*100:.0f}%)\n"
    f"\n"
    f"Energy budget (M_KK):\n"
    f"  E_matter: {E_matter_old:.3f} -> {E_matter_new:.3f}\n"
    f"\n"
    f"f_DM results:\n"
    f"  A (Leggett):    {f_DM_A_old:.4f} -> {f_DM_A_new:.4f}\n"
    f"  B (Legg+BCS):   {f_DM_B_old:.4f} -> {f_DM_B_new:.4f}\n"
    f"  Observed:        {Omega_DM / Omega_m:.4f}\n"
    f"\n"
    f"NROY (threshold={NROY_threshold}):\n"
    f"  A: {NROY_frac_A_old*100:.3f}% -> {NROY_frac_A*100:.3f}%\n"
    f"  B: {NROY_frac_B_old*100:.3f}% -> {NROY_frac_B*100:.3f}%\n"
    f"\n"
    f"Gate: {gate_verdict}\n"
    f"\n"
    f"Context: W0-1 f_DM(z=0) = 1.000\n"
    f"Transit-epoch budget no longer\n"
    f"the binding constraint."
)
ax.text(0.05, 0.95, summary_text, transform=ax.transAxes, fontsize=9,
        verticalalignment='top', fontfamily='monospace',
        bbox=dict(boxstyle='round', facecolor='lightyellow', alpha=0.8))

plt.tight_layout()
plt.savefig(os.path.join(outdir, 's59_dm_recalc.png'), dpi=150, bbox_inches='tight')
print(f"  Saved: s59_dm_recalc.png")

print(f"\n{'='*60}")
print(f"  COMPLETE")
print(f"{'='*60}")
